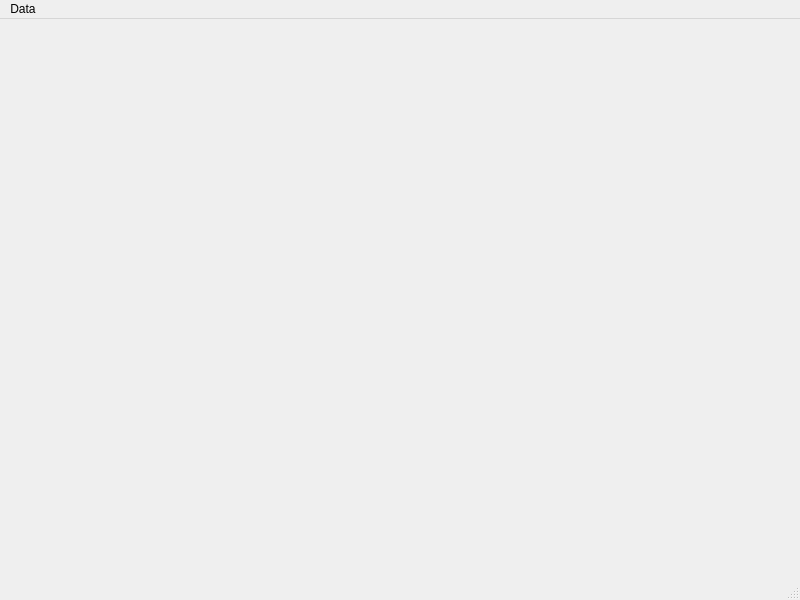
<?xml version="1.0" encoding="UTF-8"?>
<ui version="4.0">
 <class>MainWindow</class>
 <widget class="QMainWindow" name="MainWindow">
  <property name="geometry">
   <rect>
    <x>0</x>
    <y>0</y>
    <width>800</width>
    <height>600</height>
   </rect>
  </property>
  <property name="windowTitle">
   <string>MainWindow</string>
  </property>
  <widget class="QWidget" name="centralwidget">
   <layout class="QVBoxLayout" name="verticalLayout">
    <item>
     <layout class="QGridLayout" name="gridLayout"/>
    </item>
   </layout>
  </widget>
  <widget class="QMenuBar" name="menubar">
   <property name="geometry">
    <rect>
     <x>0</x>
     <y>0</y>
     <width>800</width>
     <height>33</height>
    </rect>
   </property>
   <widget class="QMenu" name="menuData">
    <property name="title">
     <string>Data</string>
    </property>
    <addaction name="actionUpload_flow_data"/>
    <addaction name="actionDownload_Weather_Data"/>
    <addaction name="actionDownload_GeoTiff"/>
    <addaction name="actionUniformize_Flow_and_Rain"/>
    <addaction name="actionRead_Weather_Data"/>
    <addaction name="actionSelect_Area"/>
   </widget>
   <addaction name="menuData"/>
  </widget>
  <widget class="QStatusBar" name="statusbar"/>
  <action name="actionUpload_flow_data">
   <property name="text">
    <string>Download flow data</string>
   </property>
  </action>
  <action name="actionDownload_Weather_Data">
   <property name="text">
    <string>Download Weather Data</string>
   </property>
  </action>
  <action name="actionDownload_GeoTiff">
   <property name="text">
    <string>Download GeoTiff</string>
   </property>
  </action>
  <action name="actionUniformize_Flow_and_Rain">
   <property name="text">
    <string>Uniformize Flow and Rain</string>
   </property>
  </action>
  <action name="actionRead_Weather_Data">
   <property name="text">
    <string>Read Weather Data</string>
   </property>
  </action>
  <action name="actionSelect_Area">
   <property name="text">
    <string>Select Area</string>
   </property>
  </action>
 </widget>
 <resources/>
 <connections/>
</ui>
